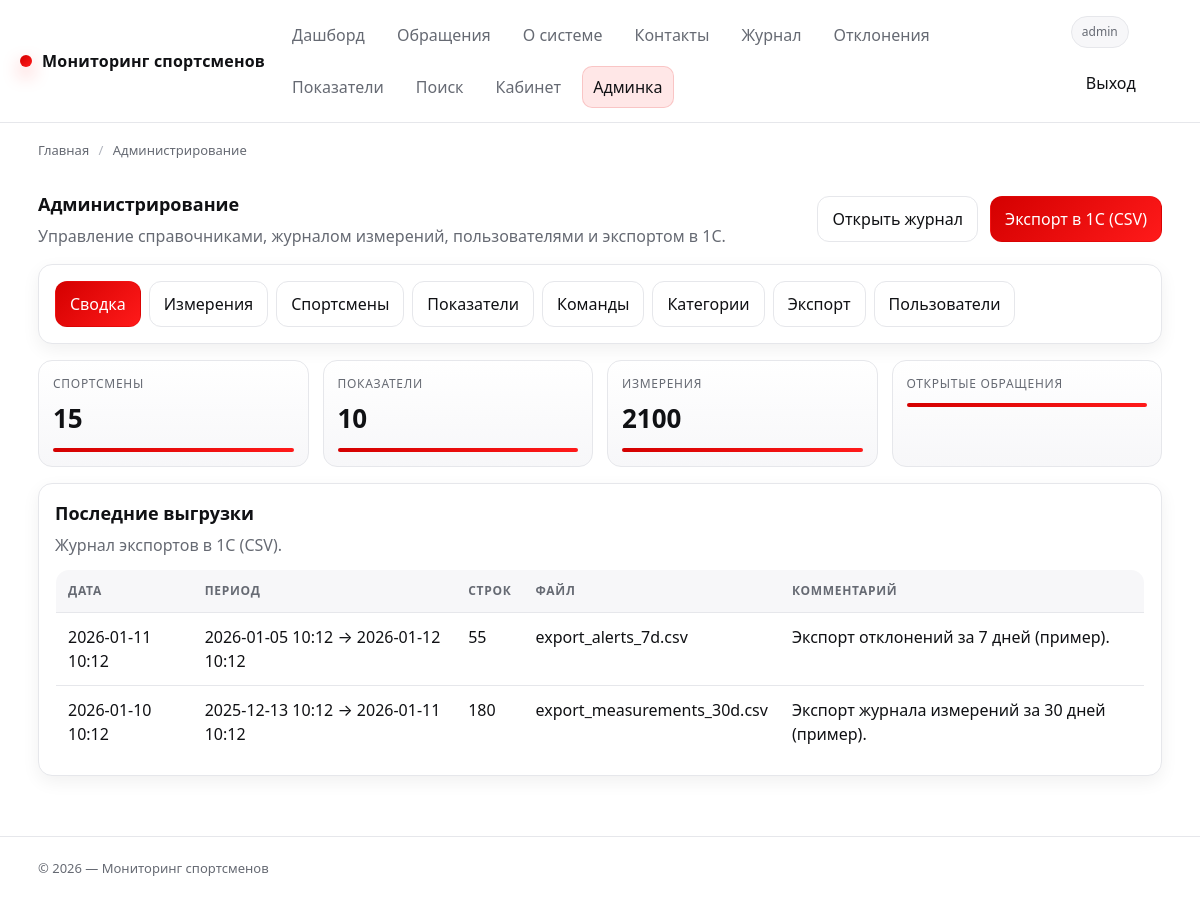
Page /admin/ (signed in) on the committed database.
### app/models.py (models this page shows, shortened)
class User(db.Model, UserMixin):
    __tablename__ = "users"
    id = db.Column(db.Integer, primary_key=True)
    username = db.Column(db.String(64), unique=True, nullable=False, index=True)
    email = db.Column(db.String(120), unique=True, nullable=True, index=True)
    password_hash = db.Column(db.String(255), nullable=False)
    role = db.Column(db.String(32), nullable=False, default=ROLE_USER, index=True)
    is_active = db.Column(db.Boolean, nullable=False, default=True)
    created_at = db.Column(db.DateTime, nullable=False, default=datetime.utcnow)
    last_login_at = db.Column(db.DateTime, nullable=True)
    measurements_created = db.relationship(
        "Measurement",
        back_populates="created_by",
        lazy="select",
    )
    feedback_created = db.relationship(
        "Feedback",
        back_populates="author",
        lazy="select",
    )
    exports_created = db.relationship(
        "ExportBatch",
        back_populates="created_by",
        lazy="select",
    )
    alerts_closed = db.relationship(
        "Alert",
        back_populates="closed_by",
        lazy="select",
        foreign_keys="Alert.closed_by_id",
    )
    audit_events = db.relationship(
        "AuditLog",
        back_populates="user",
        lazy="select",
    )
    def has_role(self, *roles: str) -> bool:
        return self.role in roles

class ExportBatch(db.Model):
    __tablename__ = "export_batches"
    id = db.Column(db.Integer, primary_key=True)
    created_by_id = db.Column(db.Integer, db.ForeignKey("users.id"), nullable=True, index=True)
    created_by = db.relationship("User", back_populates="exports_created", lazy="select")
    created_at = db.Column(db.DateTime, nullable=False, default=datetime.utcnow, index=True)
    period_from = db.Column(db.DateTime, nullable=True)
    period_to = db.Column(db.DateTime, nullable=True)
    rows_count = db.Column(db.Integer, nullable=False, default=0)
    filename = db.Column(db.String(255), nullable=True)
    comment = db.Column(db.String(255), nullable=True)

### app/admin.py (the view)
@bp.get("/")
@staff_required
def dashboard():
    bc = crumbs(("Главная", url_for("routes.index")), ("Администрирование", ""))
    athletes_count = Athlete.query.count()
    indicators_count = Indicator.query.count()
    measurements_count = Measurement.query.count()
    alerts_open = Alert.query.filter_by(status=ALERT_STATUS_OPEN).count()
    feedback_open = Feedback.query.filter_by(status=ALERT_STATUS_OPEN).count()
    latest_exports = ExportBatch.query.order_by(ExportBatch.created_at.desc()).limit(10).all()
    latest_audit = AuditLog.query.order_by(AuditLog.created_at.desc()).limit(10).all()
    ctx = _common_admin_context("dashboard")
    ctx.update(
        {
            "breadcrumbs": bc,
            "stats": {
                "athletes": athletes_count,
                "indicators": indicators_count,
                "measurements": measurements_count,
                "alerts_open": alerts_open,
                "feedback_open": feedback_open,
            },
            "latest_exports": latest_exports,
            "latest_audit": latest_audit,
        }
    )
    return render_template("admin.html", **ctx)

### app/__init__.py (called while the page is built)
@login_manager.user_loader
def load_user(user_id: str):
    try:
        return db.session.get(User, int(user_id))
    except Exception:
        return None

### app/admin.py (called while the page is built)
def _common_admin_context(active_view: str) -> dict:
    return {
        "active_view": active_view,
        "roles": [ROLE_ADMIN, ROLE_DOCTOR, ROLE_COACH, ROLE_OPERATOR, ROLE_USER],
        "source_codes": [SOURCE_CODE_MANUAL, SOURCE_CODE_CSV, SOURCE_CODE_DEVICE, SOURCE_CODE_1C],
    }

### app/auth.py (called while the page is built)
def roles_required(*roles: str) -> Callable:
    allowed = set(roles)
    def decorator(fn: Callable) -> Callable:
        @wraps(fn)
        def wrapper(*args, **kwargs):
            if not current_user.is_authenticated:
                return redirect(url_for("auth.login", next=request.full_path))
            if not getattr(current_user, "is_active", True):
                abort(403)
            if not getattr(current_user, "has_role", None) or not current_user.has_role(*allowed):
                abort(403)
            return fn(*args, **kwargs)
        return wrapper
    return decorator

### app/utils.py (called while the page is built)
def crumbs(*items: Tuple[str, str]) -> List[Dict[str, str]]:
    return [{"title": title, "url": url or ""} for title, url in items]

### app/templates/admin.html (shortened to what this page needs)
{% extends "base.html" %}
{% block content %}
  <div class="row space-between">
    <div>
      <h1 class="card__title" style="margin:0;">Администрирование</h1>
      <p class="card__subtitle" style="margin:6px 0 0;">
        Управление справочниками, журналом измерений, пользователями и экспортом в 1С.
      </p>
    </div>
    <div class="row">
      <a class="btn" href="{{ url_for('routes.catalog') }}">Открыть журнал</a>
      <a class="btn btn--primary" href="{{ url_for('admin.export_1c') }}">Экспорт в 1С (CSV)</a>
    </div>
  </div>
  <div class="mt-16 card">
    <div class="card__body">
      <div class="row" style="gap:8px;">
        <a class="btn {% if active_view=='dashboard' %}btn--primary{% endif %}" href="{{ url_for('admin.dashboard') }}">Сводка</a>
        <a class="btn {% if active_view in ['measurements'] %}btn--primary{% endif %}" href="{{ url_for('admin.measurements') }}">Измерения</a>
        <a class="btn {% if active_view in ['athletes','athletes_edit'] %}btn--primary{% endif %}" href="{{ url_for('admin.athletes') }}">Спортсмены</a>
        <a class="btn {% if active_view in ['indicators','indicators_edit'] %}btn--primary{% endif %}" href="{{ url_for('admin.indicators') }}">Показатели</a>
        <a class="btn {% if active_view=='teams' %}btn--primary{% endif %}" href="{{ url_for('admin.teams') }}">Команды</a>
        <a class="btn {% if active_view=='indicator_categories' %}btn--primary{% endif %}" href="{{ url_for('admin.indicator_categories') }}">Категории</a>
        <a class="btn {% if active_view=='export_1c' %}btn--primary{% endif %}" href="{{ url_for('admin.export_1c') }}">Экспорт</a>
        {% if current_user.is_authenticated and current_user.has_role('admin') %}
          <a class="btn {% if active_view=='users' %}btn--primary{% endif %}" href="{{ url_for('admin.users') }}">Пользователи</a>
        {% endif %}
      </div>
    </div>
  </div>
  {% if active_view == "dashboard" %}
    <div class="grid grid--4 mt-16">
      <div class="metric">
        <div class="metric__label">Спортсмены</div>
        <div class="metric__value">{{ stats.athletes }}</div>
        <div class="metric__accent"></div>
      </div>
      <div class="metric">
        <div class="metric__label">Показатели</div>
        <div class="metric__value">{{ stats.indicators }}</div>
        <div class="metric__accent"></div>
      </div>
      <div class="metric">
        <div class="metric__label">Измерения</div>
        <div class="metric__value">{{ stats.measurements }}</div>
        <div class="metric__accent"></div>
      </div>
      <div class="metric">
        <div class="metric__label">Открытые обращения</div>
        <div class="metric__accent"></div>
      </div>
    </div>
    <div class="card mt-16">
      <div class="card__body">
        <h2 class="card__title">Последние выгрузки</h2>
        <p class="card__subtitle">Журнал экспортов в 1С (CSV).</p>
        {% if latest_exports and latest_exports|length > 0 %}
          <table class="table mt-12">
            <thead>
              <tr>
                <th>Дата</th>
                <th>Период</th>
                <th>Строк</th>
                <th>Файл</th>
                <th>Комментарий</th>
              </tr>
            </thead>
            <tbody>
              {% for x in latest_exports %}
                <tr>
                  <td>{{ x.created_at.strftime('%Y-%m-%d %H:%M') }}</td>
                  <td>
                    {% if x.period_from %}{{ x.period_from.strftime('%Y-%m-%d %H:%M') }}{% else %}—{% endif %}
                    →
                    {% if x.period_to %}{{ x.period_to.strftime('%Y-%m-%d %H:%M') }}{% else %}—{% endif %}
                  </td>
                  <td>{{ x.rows_count }}</td>
                  <td>{{ x.filename or "—" }}</td>
                  <td>{{ x.comment or "—" }}</td>
                </tr>
              {% endfor %}
            </tbody>
          </table>
        {% else %}
          <p class="mt-12" style="color: var(--muted); margin:0;">Пока нет экспортов.</p>
        {% endif %}
      </div>
    </div>
  {% endif %}
{% endblock %}

### app/templates/partials/_nav.html
<header class="header">
  <div class="container header__inner">
    <a class="brand" href="{{ url_for('routes.index') }}">
      <span class="brand__dot" aria-hidden="true"></span>
      <span>{{ APP_TITLE or "Мониторинг спортсменов" }}</span>
    </a>
    {% set is_staff = (
      current_user.is_authenticated
      and (current_user.has_role('admin', 'doctor', 'coach', 'operator') if current_user.has_role is defined else false)
      and (current_user.is_active if current_user.is_active is defined else true)
    ) %}
    <nav class="nav" aria-label="Навигация">
      <a href="{{ url_for('routes.index') }}"
         class="{% if request.endpoint == 'routes.index' %}is-active{% endif %}">
        Дашборд
      </a>
      <a href="{{ url_for('feedback.feedback_home') }}"
         class="{% if request.endpoint and request.endpoint.startswith('feedback.') %}is-active{% endif %}">
        Обращения
      </a>
      <a href="{{ url_for('routes.about') }}"
         class="{% if request.endpoint == 'routes.about' %}is-active{% endif %}">
        О системе
      </a>
      <a href="{{ url_for('routes.contacts') }}"
         class="{% if request.endpoint == 'routes.contacts' %}is-active{% endif %}">
        Контакты
      </a>
      {% if is_staff %}
        <a href="{{ url_for('routes.catalog') }}"
           class="{% if request.endpoint == 'routes.catalog' %}is-active{% endif %}">
          Журнал
        </a>
        <a href="{{ url_for('routes.offers') }}"
           class="{% if request.endpoint == 'routes.offers' %}is-active{% endif %}">
          Отклонения
        </a>
        <a href="{{ url_for('routes.categories') }}"
           class="{% if request.endpoint == 'routes.categories' %}is-active{% endif %}">
          Показатели
        </a>
        <a href="{{ url_for('routes.search') }}"
           class="{% if request.endpoint == 'routes.search' %}is-active{% endif %}">
          Поиск
        </a>
      {% endif %}
      {% if current_user.is_authenticated %}
        <a href="{{ url_for('cabinet.cabinet_home') }}"
           class="{% if request.endpoint and request.endpoint.startswith('cabinet.') %}is-active{% endif %}">
          Кабинет
        </a>
        {% if is_staff %}
          <a href="{{ url_for('admin.dashboard') }}"
             class="{% if request.endpoint and request.endpoint.startswith('admin.') %}is-active{% endif %}">
            Админка
          </a>
        {% endif %}
      {% endif %}
    </nav>
    <div class="row">
      {% if current_user.is_authenticated %}
        <span class="badge" data-tip="Роль: {{ current_user.role }}">
          {{ current_user.username }}
        </span>
        <a class="btn btn--ghost" href="{{ url_for('auth.logout') }}">Выход</a>
      {% else %}
        <a class="btn" href="{{ url_for('auth.login') }}">Вход</a>
        <a class="btn btn--primary" href="{{ url_for('auth.register') }}">Регистрация</a>
      {% endif %}
    </div>
  </div>
</header>

### app/static/css/style.css (style rules this page uses)
:root { --bg:#ffffff; --surface:#f7f7f9; --surface-2:#ffffff; --text:#101114; --muted:#666a73; --border:#e6e7eb; --red:#d40000; --red-strong:#ff1a1a; --red-soft:#ffe7e7; --green:#0a7a2f; --yellow:#c48a00; --shadow:0 10px 28px rgba(16,17,20,.08); --shadow-sm:0 6px 18px rgba(16,17,20,.06); --radius:14px; --radius-sm:10px; --container:1160px; --focus:0 0 0 4px rgba(255,26,26,.25); }
* { box-sizing:border-box }
html,body { height:100% }
body { margin:0; font-family:ui-sans-serif,system-ui,-apple-system,Segoe UI,Roboto,Arial,"Apple Color Emoji","Segoe UI Emoji"; color:var(--text); background:var(--bg); line-height:1.5; -webkit-font-smoothing:antialiased; text-rendering:optimizeLegibility; }
a { color:inherit;text-decoration:none }
.container { max-width:var(--container); margin:0 auto; padding:0 18px; }
.header { position:sticky; top:0; z-index:50; background:rgba(255,255,255,.86); backdrop-filter:blur(10px); border-bottom:1px solid var(--border); }
.header__inner { display:flex; align-items:center; justify-content:space-between; padding:14px 0; gap:16px; }
.brand { display:flex; align-items:center; gap:10px; font-weight:800; letter-spacing:.2px; white-space:nowrap; }
.brand__dot { width:12px; height:12px; border-radius:999px; background:linear-gradient(135deg,var(--red),var(--red-strong)); box-shadow:0 8px 18px rgba(255,26,26,.35); }
.nav { display:flex; gap:10px; flex-wrap:wrap; align-items:center; }
.nav a { padding:8px 10px; border-radius:10px; color:var(--muted); transition:background .15s ease,color .15s ease,border-color .15s ease; border:1px solid transparent; }
.nav a.is-active { color:var(--text); background:var(--red-soft); border-color:rgba(212,0,0,.15); }
.btn { display:inline-flex; align-items:center; justify-content:center; gap:8px; border:1px solid var(--border); background:var(--surface-2); color:var(--text); padding:10px 14px; border-radius:12px; cursor:pointer; box-shadow:none; transition:transform .15s ease,box-shadow .15s ease,border-color .15s ease,background .15s ease; user-select:none; -webkit-tap-highlight-color:transparent; }
.btn--primary { border:1px solid rgba(212,0,0,.22); background:linear-gradient(135deg,var(--red),var(--red-strong)); color:#fff; }
.btn--ghost { background:transparent; border-color:transparent; }
.badge { display:inline-flex; align-items:center; gap:6px; padding:6px 10px; border-radius:999px; font-size:12px; border:1px solid var(--border); background:var(--surface); color:var(--muted); white-space:nowrap; }
.card { border:1px solid var(--border); background:var(--surface-2); border-radius:var(--radius); box-shadow:var(--shadow-sm); }
.card__body { padding:16px }
.card__title { margin:0; font-size:18px; font-weight:800; }
.card__subtitle { margin:6px 0 0; color:var(--muted); }
.grid { display:grid;gap:14px }
.grid--4 { grid-template-columns:repeat(4,minmax(0,1fr)) }
.table { width:100%; border-collapse:collapse; overflow:hidden; border-radius:var(--radius); border:1px solid var(--border); background:#fff; }
.table th,.table td { padding:12px 12px; border-bottom:1px solid var(--border); text-align:left; vertical-align:top; }
.table thead th { font-size:12px; text-transform:uppercase; letter-spacing:.06em; color:var(--muted); background:var(--surface); }
.table tbody tr:last-child td { border-bottom:none }
.metric { padding:14px; border-radius:var(--radius); border:1px solid var(--border); background:linear-gradient(180deg,#fff,var(--surface)); }
.metric__label { font-size:12px; color:var(--muted); text-transform:uppercase; letter-spacing:.06em; }
.metric__value { font-size:26px; font-weight:900; margin-top:6px; }
.metric__accent { height:4px; margin-top:10px; border-radius:999px; background:linear-gradient(90deg,var(--red),var(--red-strong)); }
.row { display:flex;gap:12px;align-items:center;flex-wrap:wrap }
.space-between { justify-content:space-between }
.mt-12 { margin-top:12px }
.mt-16 { margin-top:16px }

### rows in the picture
User: username "admin"
ExportBatch: created_at "2026-01-11 10:12", period_from "2026-01-05 10:12", period_to "2026-01-12 10:12", rows_count "55", filename "export_alerts_7d.csv", comment "Экспорт отклонений за 7 дней (пример)."
ExportBatch: created_at "2026-01-10 10:12", period_from "2025-12-13 10:12", period_to "2026-01-11 10:12", rows_count "180", filename "export_measurements_30d.csv", comment "Экспорт журнала измерений за 30 дней (пример)."

### other values in the picture
{{ APP_TITLE or "Мониторинг спортсменов" }} "Мониторинг спортсменов"
{{ item.title }} "Главная"
{{ item.title }} "Администрирование"
{{ stats.athletes }} "15"
{{ stats.indicators }} "10"
{{ stats.measurements }} "2100"
{{ APP_TITLE or "Мониторинг показателей здоровья спортсменов" }} "Мониторинг спортсменов"
